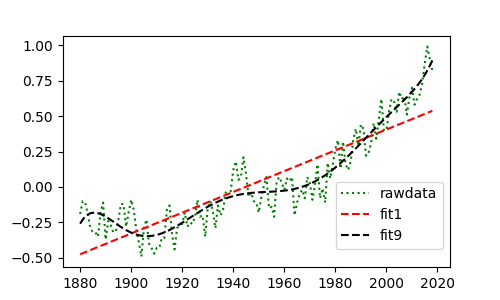

Here is the Python script that generated this plot:
"""

온라인을 통해 나사의 연평균기온 데이터를 내려받고 해당 값에
다항식 피팅을 사용하여 근사합니다.

얻은 다항식 계수를 통해 지구 연평균 기온의 추세를 추정하거나
이후 값을 예측하는데 활용할 수 있습니다.

.. image:: EX1_data_fitting.png

예제는 1차 다항식과 9차 다항식을 사용했습니다.
주제와 상황에 따라 적당한 다항식 근사를 사용하는 방법도 고민해봅시다.

`EX1_data_fitting.py <EX1_>`_

.. _EX1: https://github.com/soma0sd/Python-Learning/blob/main/W102_Analysis_Data/EX1_data_fitting.py

.. literalinclude:: EX1_data_fitting.py
   :language: python
   :linenos:
   :lines: 24-

"""
import matplotlib.pyplot as plt
import numpy as np


def get_data():
    """
    NASA로부터 1880년부터 2019년까지 월별 평균 기온 정보를 받아옵니다.
    이 함수는 웹 문서를 읽어오는 패키지인 requests를 사용하며
    csv는 쉼표와 줄바꿈문자를 이용해서 데이터를 구분하는 형식입니다.
    """
    import requests
    url = 'http://data.giss.nasa.gov/gistemp/tabledata_v3/GLB.Ts+dSST.csv'
    data = str(requests.get(url).content)
    data = data.split('\\n')
    # \n은 줄바꿈문자. 온라인에서 정보를 받아와서 각 줄별로 리스트를 생성한다
    data = [row.split(',') for row in data]
    # 각 줄마다 쉼표로 분리해서 2차원 리스트를 만든다
    return (data[2:])[:-2]  # 데이터가 아닌 부분은 슬라이싱


if __name__ == "__main__":
    data = get_data()
    years = [int(row[0]) for row in data]
    tempr = [float(row[13]) for row in data]

    # 다항식 fitting - 1차
    fitsp = np.linspace(years[0], years[-1], 100)
    fit1 = np.poly1d(np.polyfit(years, tempr, 1))

    # 다항식 fitting - 9차
    fit9 = np.poly1d(np.polyfit(years, tempr, 9))

    # PLOT
    plt.figure(figsize=[5, 3])
    raw, = plt.plot(years, tempr, ':g')
    p1, = plt.plot(fitsp, fit1(fitsp), "--r")
    p9, = plt.plot(fitsp, fit9(fitsp), "--k")
    plt.legend([raw, p1, p9], ['rawdata', 'fit1', 'fit9'], bbox_to_anchor=(1, 0.4))

    # 만들어진 그래프 보기
    plt.show()

    # 만든 그래프 저장
    # plt.savefig("EX1_data_fitting.png")
